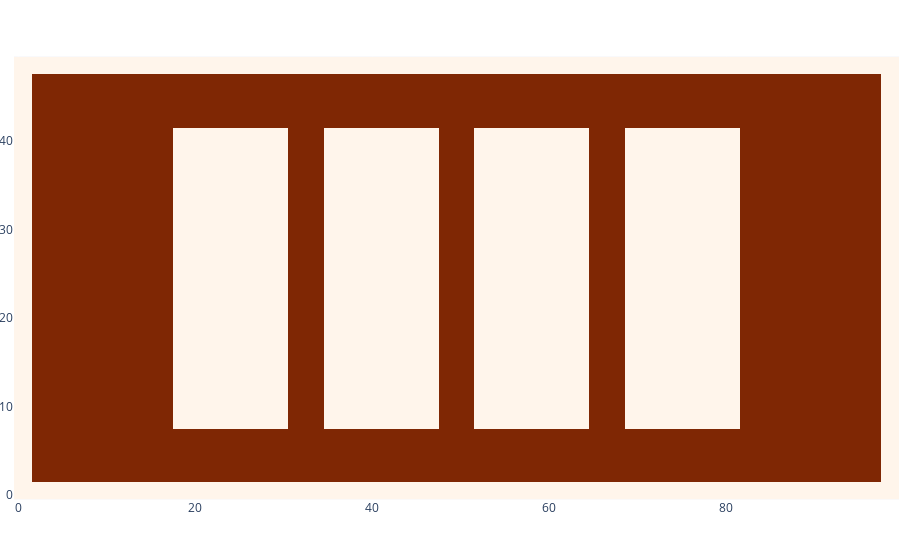

The cell this chart's notebook holds for it:
### Code cell
show_map(proximity_map_off)

### Figure 1 — Plotly figure (JSON) as saved in the notebook; plotly's stock layout.template omitted (floating-point values rounded to 4 significant figures; data arrays with more than 128 entries replaced by an {"elided": "..."} marker saying what was removed)
{"data": [{"coloraxis": "coloraxis", "hovertemplate": "x: %{x}<br>y: %{y}<br>color: %{z}<extra></extra>", "name": "0", "type": "heatmap", "xaxis": "x", "yaxis": "y", "z": {"elided": "50x100 int values"}}], "layout": {"coloraxis": {"cmax": 1, "cmin": 0, "colorscale": [[0, "rgb(255,245,235)"], [0.125, "rgb(254,230,206)"], [0.25, "rgb(253,208,162)"], [0.375, "rgb(253,174,107)"], [0.5, "rgb(253,141,60)"], [0.625, "rgb(241,105,19)"], [0.75, "rgb(217,72,1)"], [0.875, "rgb(166,54,3)"], [1, "rgb(127,39,4)"]], "showscale": false}, "margin": {"b": 0, "l": 0, "r": 0, "t": 0}, "xaxis": {"anchor": "y", "autorange": false, "constrain": "domain", "domain": [0, 1], "range": [-0.5, 99.5], "scaleanchor": "y"}, "yaxis": {"anchor": "x", "autorange": false, "constrain": "domain", "domain": [0, 1], "range": [-0.5, 49.5], "scaleratio": 1}}}
